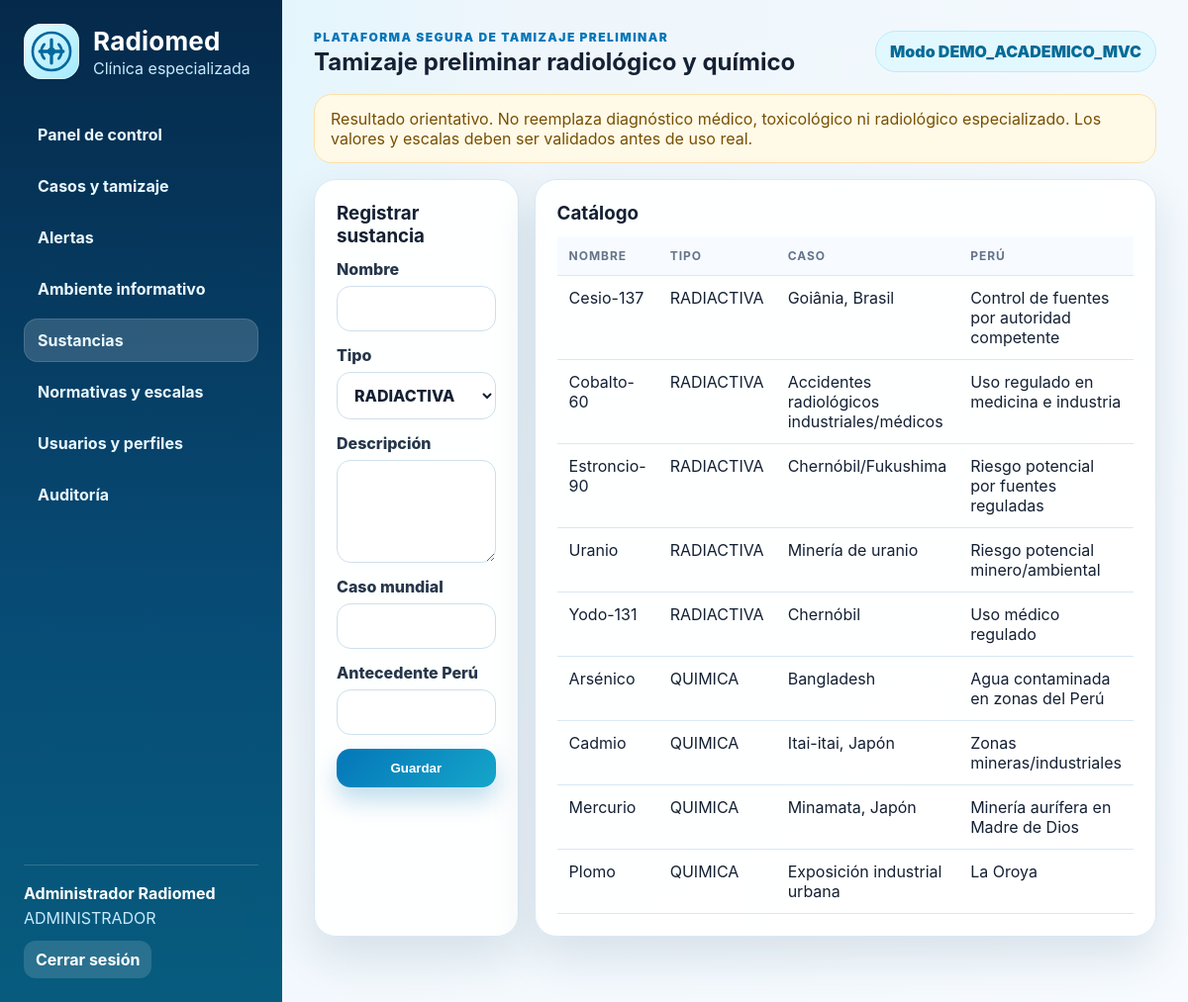
/index.php?controller=sustancia&action=index (signed in), run on the app's committed database.
### tables this page shows
CREATE TABLE sustancias (
  id INT AUTO_INCREMENT PRIMARY KEY,
  nombre VARCHAR(120) NOT NULL UNIQUE,
  tipo ENUM('RADIACTIVA','QUIMICA') NOT NULL,
  descripcion TEXT NOT NULL,
  caso_mundial VARCHAR(180) DEFAULT NULL,
  antecedente_peru VARCHAR(180) DEFAULT NULL,
  estado ENUM('ACTIVO','INACTIVO') NOT NULL DEFAULT 'ACTIVO'
);

### app/core/Controller.php (called while the page is built, shortened)
<?php
abstract class Controller {
    protected function view(string $view, array $data = []): void {
        extract($data, EXTR_SKIP);
        $viewFile = __DIR__ . '/../views/' . $view . '.php';
        require __DIR__ . '/../views/layouts/header.php';
        require $viewFile;
        require __DIR__ . '/../views/layouts/footer.php';
    }
}

### app/controllers/SustanciaController.php (called while the page is built, shortened)
<?php
class SustanciaController extends Controller { public function index(): void { require_role('ADMINISTRADOR'); $this->view('sustancias/index',['sustancias'=>(new Sustancia())->list()]); } public function store(): void { require_role('ADMINISTRADOR'); verify_csrf(); $nombre=post_text('nombre',120); $tipo=post_enum('tipo',['RADIACTIVA','QUIMICA']); $descripcion=post_text('descripcion',2000); $caso=post_text('caso_mundial',180,false); $peru=post_text('antecedente_peru',180,false); $id=(new Sustancia())->create($nombre,$tipo,$descripcion,$caso,$peru); audit_log('CREAR_SUSTANCIA','sustancias',$id,$nombre); flash('success','Sustancia registrada.'); redirect(url('sustancia')); } }

### app/core/Router.php (called while the page is built, shortened)
<?php
final class Router {
    public function dispatch(): void {
        $action = preg_replace('/[^a-zA-Z0-9_]/','', $_GET['action'] ?? (is_logged() ? 'index' : 'login'));
        $obj = new $class();
        $obj->$action();
    }
}

### index.php (called while the page is built, shortened)
<?php
require_once __DIR__ . '/app/core/Database.php';
require_once __DIR__ . '/app/core/Helpers.php';
require_once __DIR__ . '/app/core/Model.php';
require_once __DIR__ . '/app/core/Controller.php';
(new Router())->dispatch();

### app/core/Helpers.php (called while the page is built, shortened)
<?php
function e(?string $value): string { return htmlspecialchars((string)$value, ENT_QUOTES, 'UTF-8'); }
function url(string $controller, string $action = 'index', array $params = []): string {
    $query = array_merge(['controller'=>$controller, 'action'=>$action], $params);
    return 'index.php?' . http_build_query($query);
}

### app/core/Model.php (called while the page is built, shortened)
<?php
abstract class Model {
    protected mysqli $db;
    public function __construct(){ $this->db = db(); }
    protected function all(string $sql, string $types='', array $params=[]): array { $stmt=$this->db->prepare($sql); if($types) $stmt->bind_param($types,...$params); $stmt->execute(); return $stmt->get_result()->fetch_all(MYSQLI_ASSOC); }
}

### app/core/Database.php (called while the page is built, shortened)
<?php
final class Database {
    private static ?mysqli $conn = null;
    public static function connection(): mysqli {
        if (self::$conn === null) {
            self::$conn = new mysqli(DB_HOST, DB_USER, DB_PASS, DB_NAME);
            self::$conn->set_charset('utf8mb4');
        }
        return self::$conn;
    }
}
function db(): mysqli { return Database::connection(); }

### app/models/Sustancia.php (called while the page is built, shortened)
<?php
class Sustancia extends Model {
    public function list(): array { return $this->all('SELECT * FROM sustancias ORDER BY tipo,nombre'); }
}

### app/views/sustancias/index.php (the view)
<div class="grid-2"><div class="card"><h3>Registrar sustancia</h3><form method="post" action="<?= e(url('sustancia','store')) ?>" class="form-grid one"><?= csrf_field() ?><label>Nombre<input name="nombre" required maxlength="120"></label><label>Tipo<select name="tipo"><option>RADIACTIVA</option><option>QUIMICA</option></select></label><label>Descripción<textarea name="descripcion" required maxlength="2000"></textarea></label><label>Caso mundial<input name="caso_mundial" maxlength="180"></label><label>Antecedente Perú<input name="antecedente_peru" maxlength="180"></label><button class="btn btn-primary">Guardar</button></form></div><div class="card"><h3>Catálogo</h3><div class="table-wrap"><table><thead><tr><th>Nombre</th><th>Tipo</th><th>Caso</th><th>Perú</th></tr></thead><tbody><?php foreach($sustancias as $s): ?><tr><td><?= e($s['nombre']) ?></td><td><?= e($s['tipo']) ?></td><td><?= e($s['caso_mundial']) ?></td><td><?= e($s['antecedente_peru']) ?></td></tr><?php endforeach; ?></tbody></table></div></div></div>

### assets/css/style.css (style rules this page uses)
:root { --bg:#eef6fb;--panel:#ffffff;--ink:#142033;--muted:#65758b;--primary:#0476b8;--primary2:#15a6c9;--accent:#27d3b3;--danger:#dc3545;--warn:#f5a524;--ok:#17a673;--line:#d9e8f2;--shadow:0 20px 45px rgba(25,60,90,.13);--radius:22px }
* { box-sizing:border-box }
body { margin:0;font-family:Inter,Segoe UI,Roboto,Arial,sans-serif;background:radial-gradient(circle at top left,#d8f5ff 0,#eef6fb 34%,#f7fbff 100%);color:var(--ink) }
.card { background:rgba(255,255,255,.96);border:1px solid var(--line);border-radius:var(--radius);box-shadow:var(--shadow);padding:22px;margin-bottom:16px }
.card h3 { margin:0 0 12px }
.grid-2 { display:grid;grid-template-columns:1fr 1fr;gap:16px }
.table-wrap { overflow:auto }
table { width:100%;border-collapse:collapse }
th,td { padding:12px;border-bottom:1px solid var(--line);text-align:left;vertical-align:top }
th { font-size:12px;text-transform:uppercase;letter-spacing:.08em;color:#64748b;background:#f7fbff }
.form-grid { display:grid;grid-template-columns:repeat(3,minmax(0,1fr));gap:14px }
.form-grid.one { grid-template-columns:1fr }
label { display:grid;gap:7px;font-weight:800;color:#26364a }
input,select,textarea { width:100%;border:1px solid #cfe0ec;border-radius:14px;padding:12px 13px;font:inherit;background:#fff;color:var(--ink) }
textarea { min-height:104px;resize:vertical }
.btn { border:0;background:#e8f3fa;color:#075c7e;font-weight:900;border-radius:14px;padding:12px 16px;cursor:pointer;display:inline-flex;align-items:center;justify-content:center }
.btn-primary { background:linear-gradient(135deg,var(--primary),var(--primary2));color:#fff;box-shadow:0 13px 24px rgba(4,118,184,.25) }

### data on the page
sustancias: nombre "Cesio-137", tipo "RADIACTIVA", caso_mundial "Goiânia, Brasil", antecedente_peru "Control de fuentes por autoridad competente"
sustancias: nombre "Cobalto-60", tipo "RADIACTIVA", caso_mundial "Accidentes radiológicos industriales/médicos", antecedente_peru "Uso regulado en medicina e industria"
sustancias: nombre "Estroncio-90", tipo "RADIACTIVA", caso_mundial "Chernóbil/Fukushima", antecedente_peru "Riesgo potencial por fuentes reguladas"
sustancias: nombre "Uranio", tipo "RADIACTIVA", caso_mundial "Minería de uranio", antecedente_peru "Riesgo potencial minero/ambiental"
sustancias: nombre "Yodo-131", tipo "RADIACTIVA", caso_mundial "Chernóbil", antecedente_peru "Uso médico regulado"
sustancias: nombre "Arsénico", tipo "QUIMICA", caso_mundial "Bangladesh", antecedente_peru "Agua contaminada en zonas del Perú"
sustancias: nombre "Cadmio", tipo "QUIMICA", caso_mundial "Itai-itai, Japón", antecedente_peru "Zonas mineras/industriales"
sustancias: nombre "Mercurio", tipo "QUIMICA", caso_mundial "Minamata, Japón", antecedente_peru "Minería aurífera en Madre de Dios"
sustancias: nombre "Plomo", tipo "QUIMICA", caso_mundial "Exposición industrial urbana", antecedente_peru "La Oroya"

### other printed values
$label "Panel de control"
$label "Casos y tamizaje"
$label "Alertas"
$label "Ambiente informativo"
$label "Sustancias"
$label "Normativas y escalas"
$label "Usuarios y perfiles"
$label "Auditoría"
$user['nombre'] "Administrador Radiomed"
$user['rol'] "ADMINISTRADOR"
APP_SUBTITLE "Tamizaje preliminar radiológico y químico"
APP_ENV "DEMO_ACADEMICO_MVC"
